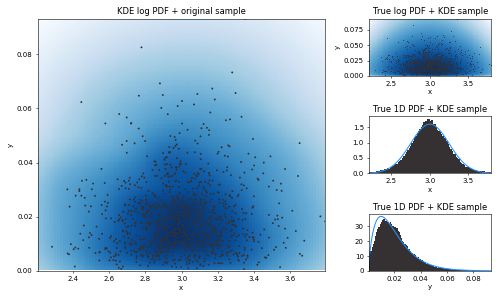

This figure's Python source:
# coding: utf-8

"""
A 2D example for the adaptive width KDE.

Sample x1 from a gaussian and x2 from x*exp(-x).
Make a plot with the prediction and save the model to a JSON dump.
"""

import numpy as np
import scipy.stats as scs
import matplotlib.pyplot as plt
import matplotlib.gridspec as gridspec
from matplotlib.colors import LogNorm

from awkde import GaussianKDE


rndgen = np.random.RandomState(seed=3575)  # ESEL
# Gaussian
mean = 3.
sigma = .25
# a^2 * x * exp(-a * x)
a = 100.

n_samples = 1000
logE_sam = rndgen.normal(mean, sigma, size=n_samples)

# From pythia8: home.thep.lu.se/~torbjorn/doxygen/Basics_8h_source.html
u1, u2 = rndgen.uniform(size=(2, n_samples))
sigma_sam = -np.log(u1 * u2) / a

# Shape must be (n_points, n_features)
sample = np.vstack((logE_sam, sigma_sam)).T

# Create KDE and fit it. Save model in JSON format
print("Fitting model to {} sample points.".format(n_samples))
kde = GaussianKDE(glob_bw="silverman", alpha=0.5, diag_cov=True)
kde.fit(sample)

# Save and load the model
outf = "./example_KDE.json"
print("Saving model to {}".format(outf))
kde.to_json(outf)
print("Loading same model from {}".format(outf))
kde = GaussianKDE.from_json(outf)

# Evaluate at dense grid
minx, maxx = np.amin(sample[:, 0]), np.amax(sample[:, 0])
miny, maxy = np.amin(sample[:, 1]), np.amax(sample[:, 1])

x = np.linspace(minx, maxx, 100)
y = np.linspace(miny, maxy, 100)

XX, YY = np.meshgrid(x, y)
grid_pts = np.array(list(map(np.ravel, [XX, YY]))).T

zz = kde.predict(grid_pts)
ZZ = zz.reshape(XX.shape)


# Evaluate true PDFs at same grid
def fx(x):
    return scs.norm.pdf(x, mean, sigma)


def fy(y):
    return a**2 * y * np.exp(-a * y)


fZ = (fx(grid_pts[:, 0]) * fy(grid_pts[:, 1])).reshape(XX.shape)

# Sample new points from KDE model
kde_sam = kde.sample(n_samples=100000, random_state=rndgen)

print("Making example plot.")
# Big plot on the left (2D KDE + points ) and three right (1D margins + hist)
fig = plt.figure(figsize=(10, 6))
gs = gridspec.GridSpec(3, 3)
axl = fig.add_subplot(gs[:, :2])
axrt = fig.add_subplot(gs[0, 2])
axrc = fig.add_subplot(gs[1, 2])
axrb = fig.add_subplot(gs[2, 2])

# Main plot
axl.pcolormesh(XX, YY, ZZ, cmap="Blues", norm=LogNorm(), shading='auto')
axl.scatter(logE_sam, sigma_sam, marker=".", color="#353132",
            edgecolor=None, s=30)
axl.set_title("KDE log PDF + original sample")

# Top right: truth with scatter
axrt.pcolormesh(XX, YY, fZ, cmap="Blues", norm=LogNorm(), shading='auto')
axrt.scatter(logE_sam, sigma_sam, marker=".", color="#353132", s=1)
axrt.set_title("True log PDF + KDE sample")

# 1D x1, x2 hists. Hist very fine, so we get the shape of the PDF and don't
# have to integrate the KDE PDF numerically.
axrc.hist(kde_sam[:, 0], bins=250, density=True, color="#353132")
axrc.plot(x, fx(x), color="#1e90ff")
axrb.hist(kde_sam[:, 1], bins=250, density=True, color="#353132")
axrb.plot(y, fy(y), color="#1e90ff")
axrc.set_title("True 1D PDF + KDE sample")
axrb.set_title("True 1D PDF + KDE sample")

for axi in (axl, axrt):
    axi.set_xlim(minx, maxx)
    axi.set_ylim(0, maxy)
    axi.set_xlabel("x1")
    axi.set_ylabel("x2")

axrc.set_xlim(minx, maxx)
axrb.set_xlim(miny, maxy)
axrc.set_xlabel("x1")
axrb.set_xlabel("x2")

fig.tight_layout()
fig.savefig("example.png", dpi=50)
# plt.show()
